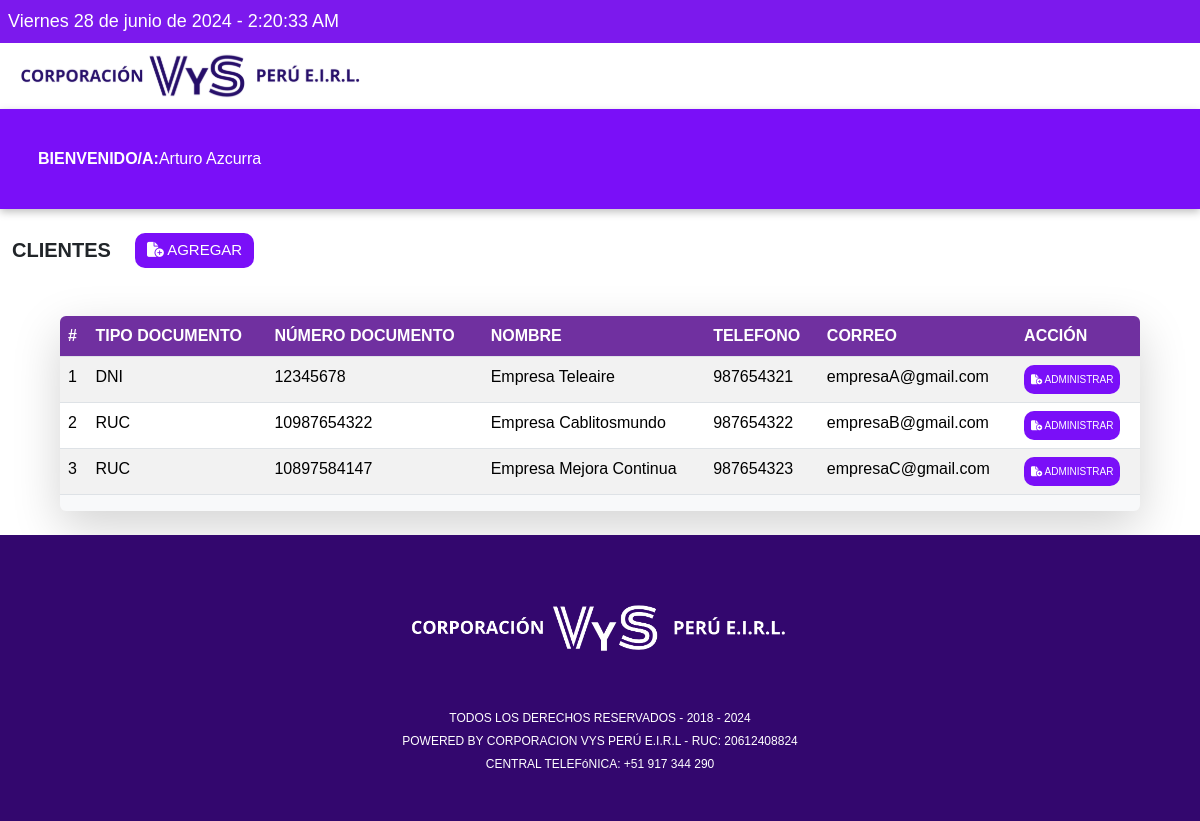
Screenshot of /clientes.php (signed in) with the database file from the repository.
### tables this page shows
CREATE TABLE `clientes` (
  `idClientes` int(6) NOT NULL AUTO_INCREMENT,
  `tipoDocumento` varchar(20) NOT NULL,
  `numDocumento` varchar(11) NOT NULL,
  `nombre` varchar(60) NOT NULL,
  `razonSocial` varchar(50) NOT NULL,
  `nombreComercial` varchar(50) NOT NULL,
  `telefonoContacto` varchar(9) NOT NULL,
  `correoContacto` varchar(255) NOT NULL,
  `contrasenia` varchar(255) NOT NULL,
  PRIMARY KEY (`idClientes`) USING BTREE,
  UNIQUE INDEX `idx_cliente_numDocumento` (`numDocumento`) USING BTREE
);

### Model/ClienteDAO.php (called while the page is built, shortened)
<?php
class ClienteDAO
{
    public function list()
    {
        try {
            $con = Conexion::getConexion();
            $sql = "CALL sp_clientes_list()";
            $query = $con->prepare($sql);
            $query->setFetchMode(PDO::FETCH_ASSOC);
            $query->execute();
            $clientesArray = array();
            while ($row = $query->fetch()) {
                $cliente = new Cliente();
                $cliente->idClientes = $row["idClientes"];
                $cliente->tipoDocumento = $row["tipoDocumento"];
                $cliente->numDocumento = $row["numDocumento"];
                $cliente->nombre = $row["nombre"];
                $cliente->razonSocial = $row["razonSocial"];
                $cliente->nombreComercial = $row["nombreComercial"];
                $cliente->telefonoContacto = $row["telefonoContacto"];
                $cliente->correoContacto = $row["correoContacto"];
                $cliente->contrasenia = $row["contrasenia"];
                $clientesArray[] = $cliente;
            }
            return $clientesArray;
        } catch (PDOException $e) {
            echo $e->getMessage();
            exit;
        }
    }
}

### clientes.php (the view, shortened to what this page needs)
<?php
require_once("layouts/headAdmin.php");
?>
<body>
    <?php
    require_once("Model/ClienteDAO.php");
    $clientes = new Cliente();
    $datosProcesados = false;
    if ($_SERVER["REQUEST_METHOD"] == "POST") {
        $mensajesErrores = "";
        switch ($_POST['tipoEnvio']) {
            case 'insert':
                $clientes->tipoDocumento = $_POST['tipoDocumentoInsert'];
                $clientes->numDocumento = $_POST['numDocumentoInsert'];
                $clientes->nombre = $_POST['nombreInsert'];
                $clientes->razonSocial = $_POST['razonSocialInsert'];
                $clientes->nombreComercial = $_POST['nombreComercialInsert'];
                $clientes->telefonoContacto = $_POST['telefonoContactoInsert'];
                $clientes->correoContacto = $_POST['correoContactoInsert'];
                $clientes->contrasenia = $_POST['contraseniaInsert'];
                $mensajesErrores = $clientes->validarCliente();
                if (count($mensajesErrores) > 0) {
                    $datosProcesados = false;
                } else {
                    try {
                        $clientesDAO = new ClienteDAO();
                        $clientesDAO->insert($clientes);
                        $datosProcesados = true;
                    } catch (Exception $e) {
                        $mensajesErrores[] = $e->getMessage();
                        $datosProcesados = false;
                    }
                }
                break;
            case 'edit':
                $clientes->idClientes = $_POST['idClienteEdit'];
                $clientes->tipoDocumento = $_POST['tipoDocumentoEdit'];
                $clientes->numDocumento = $_POST['numDocumentoEdit'];
                $clientes->nombre = $_POST['nombreEdit'];
                $clientes->razonSocial = $_POST['razonSocialEdit'];
                $clientes->nombreComercial = $_POST['nombreComercialEdit'];
                $clientes->telefonoContacto = $_POST['telefonoContactoEdit'];
                $clientes->correoContacto = $_POST['correoContactoEdit'];
                $clientes->contrasenia = $_POST['contraseniaEdit'];
                $clientes->forPassword = $_POST['forPassword'];
                $mensajesErrores = $clientes->validarCliente();
                if (count($mensajesErrores) > 0) {
                    $datosProcesados = false;
                } else {
                    try {
                        $clientesDAO = new ClienteDAO();
                        $clientesDAO->edit($clientes);
                        $datosProcesados = true;
                    } catch (Exception $e) {
                        $mensajesErrores[] = $e->getMessage();
                        $datosProcesados = false;
                    }
                }
                break;
            case 'delete':
                $idCliente = $_POST['idClienteDelete'];
                try {
                    $clientesDAO = new ClienteDAO();
                    $clientesDAO->delete($idCliente);
                    $datosProcesados = true;
                } catch (Exception $e) {
                    $mensajesErrores[] = $e->getMessage();
                    $datosProcesados = false;
                }
                break;
            default:
                break;
        }
        if (!empty($mensajesErrores)) {
            header("Location: clientes.php");
            exit();
        }
    } else {
        try {
            $clientesDAO = new ClienteDAO();
            $clientesArray = array();
            $clientesArray = $clientesDAO->list();
        } catch (Exception $e) {
            $mensajesErrores[] = $e->getMessage();
        }
    }
    ?>
    <?php
    if (!$datosProcesados) {
    ?>
        <?php
        require_once("layouts/headerAdmin.php");
        ?>
        <div class="container-fluid py-4">
            <div class="row d-flex align-items-center">
                <div class="col-auto title-clientes">
                    <span>CLIENTES</span>
                </div>
                <div class="col-auto">
                    <button type="button" class="btn btn-primary w-auto btn-clientes" id="agregar-cliente" data-bs-toggle="modal" data-bs-target="#modalAgregarCliente"><i class="fa-solid fa-file-circle-plus"></i> AGREGAR</button>
                </div>
            </div>
        </div>
        <div class="container-fluid container-table my-4 shadow-lg bg-body-tertiary rounded">
            <div class="row table-cliente">
                <table class="table table-striped" id="clientes">
                    <thead>
                        <tr>
                            <th>#</th>
                            <th>TIPO DOCUMENTO</th>
                            <th>NÚMERO DOCUMENTO</th>
                            <th>NOMBRE</th>
                            <th>TELEFONO</th>
                            <th>CORREO</th>
                            <th>ACCIÓN</th>
                        </tr>
                    </thead>
                    <tbody>
                        <?php foreach ($clientesArray as $index => $clientes) { ?>
                            <tr data-id="<?php $index + 1; ?>">
                                <td><?php echo $index + 1; ?></td>
                                <td><?php echo $clientes->tipoDocumento; ?></td>
                                <td><?php echo $clientes->numDocumento; ?></td>
                                <td><?php echo $clientes->nombre; ?></td>
                                <td><?php echo $clientes->telefonoContacto; ?></td>
                                <td><?php echo $clientes->correoContacto; ?></td>
                                <td>
                                    <button class="button__administrar" id="id-administrar-<?php echo $clientes->idClientes; ?>"><i class="fa-solid fa-file-circle-plus"></i> ADMINISTRAR</button>
                                </td>
                            </tr>
                        <?php } ?>
                    </tbody>
                </table>
            </div>
        </div>
        <?php
        require_once("layouts/footer.php");
        ?>
    <?php
    } else {
        header("Location: clientes.php");
    }
    ?>
</body>
</html>

### assets/css/styleAdmin.css (style rules this page uses)
* { margin: 0; padding: 0; box-sizing: border-box; list-style: none; text-decoration: none; }
body { font-family: 'Poppins', sans-serif; overflow-x: hidden; }
.container-table { width: 90%; max-height: 600px; overflow: auto; }
.table-cliente { border: #7030a0; }
.table-cliente tr th { background-color: #7030a0 !important; color: #fff; }
.title-clientes span { font-weight: bold; font-size: 20px; }
.col-auto button { font-size: 15px; border: none; color: #ffffff; border-radius: 10px; }
.btn-clientes { background-color: #7a0ff8; }
.button__administrar { background-color: #7a0ff8; padding: 7px; color: #ffffff; border: none; border-radius: 10px; font-size: 10px; cursor: pointer; }

### rows the page displays
clientes: tipoDocumento "DNI", numDocumento "12345678", nombre "Empresa Teleaire", telefonoContacto "987654321", correoContacto "empresaA@gmail.com"
clientes: tipoDocumento "RUC", numDocumento "10987654322", nombre "Empresa Cablitosmundo", telefonoContacto "987654322", correoContacto "empresaB@gmail.com"
clientes: tipoDocumento "RUC", numDocumento "10897584147", nombre "Empresa Mejora Continua", telefonoContacto "987654323", correoContacto "empresaC@gmail.com"

### other values shown
$_SESSION['nombreApellidos'] "Arturo Azcurra"
